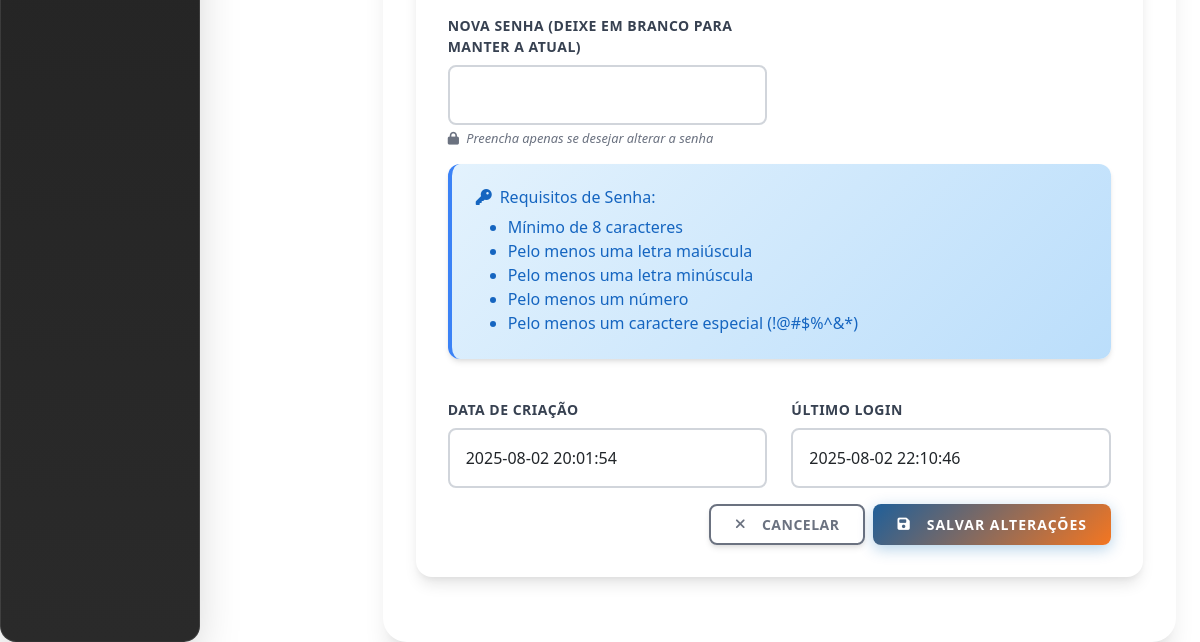
/admin/usuarios/13/editar (signed in, lower part), run on an earlier commit of the app's database.
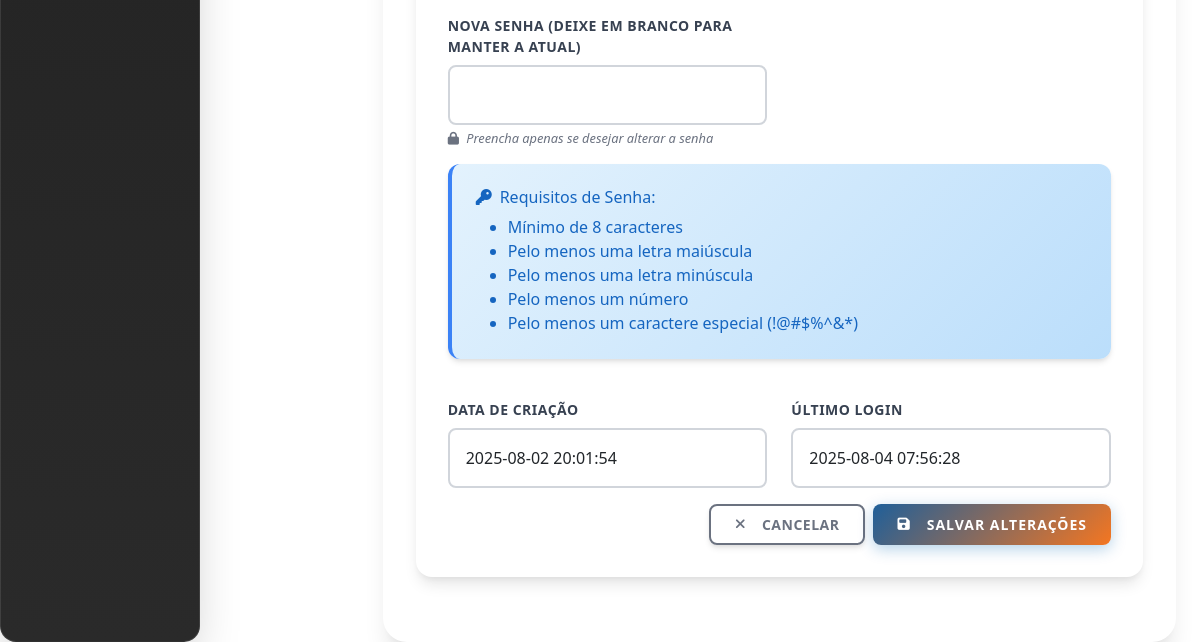
And on a later commit of the database.
### tables this page shows
CREATE TABLE usuarios (
        id INTEGER PRIMARY KEY AUTOINCREMENT,
        username TEXT UNIQUE NOT NULL,
        email TEXT UNIQUE NOT NULL,
        password_hash TEXT NOT NULL,
        nivel TEXT NOT NULL,
        created_at TEXT NOT NULL,
        last_login TEXT,
        ultima_alteracao_senha TEXT
    , nome TEXT, unidade TEXT DEFAULT "Rio de Janeiro", senha_temporaria INTEGER DEFAULT 0, primeiro_login INTEGER DEFAULT 1, setor TEXT, ativo INTEGER DEFAULT 1);

### admin/routes.py (the view, shortened to what this page needs)
@admin_bp.route('/usuarios/<int:usuario_id>/editar', methods=['GET', 'POST'])
@admin_completo_only_required
def editar_usuario(usuario_id):
    try:
        db = get_db()
        cursor = db.cursor()
        cursor.execute("SELECT * FROM usuarios WHERE id = ?", (usuario_id,))
        usuario = cursor.fetchone()
        if not usuario:
            flash("Usuário não encontrado", "danger")
            return redirect(url_for('admin.listar_usuarios'))
        return render_template('admin/editar_usuario.html', usuario=usuario)
    except Exception as e:
        logger.error(f"Erro ao editar usuário: {e}")
        flash(f"Erro ao editar usuário: {e}", "danger")
        return redirect(url_for('admin.listar_usuarios'))

### db.py (called while the page is built)
def get_db():
    if 'db' not in g:
        try:
            g.db = sqlite3.connect(
                current_app.config['DATABASE'],
                detect_types=sqlite3.PARSE_DECLTYPES,
                timeout=30.0,  # 30 segundos de timeout
                isolation_level=None  # Autocommit mode
            )
            g.db.execute('PRAGMA busy_timeout = 10000;')  # 10 segundos
            g.db.row_factory = sqlite3.Row
            logger.debug("Nova conexão com o banco de dados estabelecida")
        except sqlite3.Error as e:
            logger.error(f"Erro ao conectar ao banco de dados: {e}")
            raise
    return g.db

### utils/db.py (called while the page is built)
def get_db():
    try:
        return main_get_db()
    except Exception as e:
        logger.error(f"Erro ao obter conexão com o banco de dados: {e}")
        if 'db' not in g:
            g.db = sqlite3.connect(
                current_app.config['DATABASE'],
                detect_types=sqlite3.PARSE_DECLTYPES,
                timeout=30.0
            )
            g.db.row_factory = sqlite3.Row
        return g.db

### utils/permissions.py (called while the page is built)
def get_user_role():
    role = session.get('role') or session.get('nivel')
    return role

### templates/admin/editar_usuario.html (shortened to what this page needs)
{% extends "admin/base.html" %}
{% block extra_css %}
<link rel="stylesheet" href="{{ url_for('static', filename='css/admin-theme.css') }}">
{% endblock %}
{% block content %}
        <main class="col-md-9 ms-sm-auto col-lg-10 main-content">
            <div class="admin-card fade-in-up">
                <div class="card-body">
                    <form method="POST" action="{{ url_for('admin.editar_usuario', usuario_id=usuario.id) }}">
                        <div class="row">
                        </div>
                        <div class="row">
                            <div class="col-md-6 mb-3">
                                <label for="password" class="form-label">Nova Senha (deixe em branco para manter a atual)</label>
                                <input type="password" class="form-control" id="password" name="password">
                                <div class="form-text">
                                    <i class="fas fa-lock me-1"></i>
                                    Preencha apenas se desejar alterar a senha
                                </div>
                            </div>
                        </div>
                        <div class="row">
                            <div class="col-md-12 mb-3">
                                <div class="alert alert-info">
                                    <h6><i class="fas fa-key me-2"></i>Requisitos de Senha:</h6>
                                    <ul class="mb-0">
                                        <li>Mínimo de 8 caracteres</li>
                                        <li>Pelo menos uma letra maiúscula</li>
                                        <li>Pelo menos uma letra minúscula</li>
                                        <li>Pelo menos um número</li>
                                        <li>Pelo menos um caractere especial (!@#$%^&*)</li>
                                    </ul>
                                </div>
                            </div>
                        </div>
                        <div class="row mb-3">
                            <div class="col-md-6">
                                <label class="form-label">Data de Criação</label>
                                <input type="text" class="form-control" value="{{ usuario.created_at }}" readonly>
                            </div>
                            <div class="col-md-6">
                                <label class="form-label">Último Login</label>
                                <input type="text" class="form-control" value="{{ usuario.last_login if usuario.last_login else 'Nunca' }}" readonly>
                            </div>
                        </div>
                        <div class="d-flex justify-content-end">
                            <a href="{{ url_for('admin.listar_usuarios') }}" class="btn btn-outline-secondary me-2">
                                <i class="fas fa-times me-2"></i>Cancelar
                            </a>
                            <button type="submit" class="btn btn-primary">
                                <i class="fas fa-save me-2"></i>Salvar Alterações
                            </button>
                        </div>
                    </form>
                </div>
            </div>
        </main>
    </div>
</div>
{% endblock %}

What changed in the data, as far as the page shows it:
changed usuarios: last_login "2025-08-02 22:10:46" → "2025-08-04 07:56:28"
